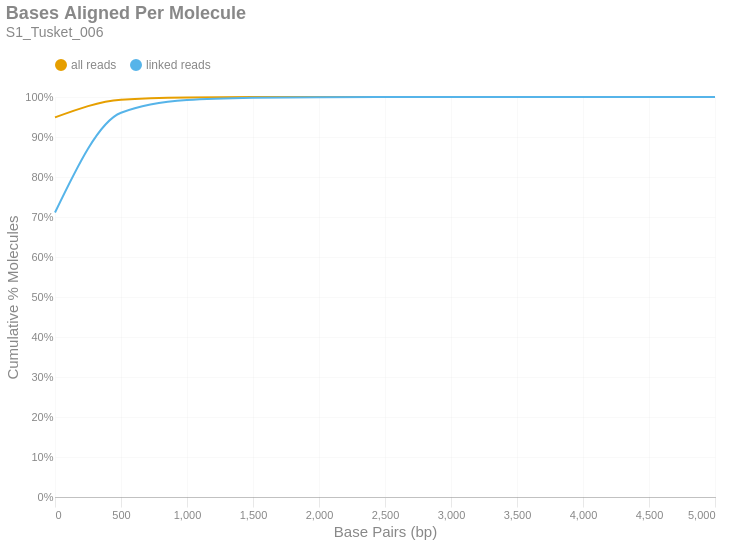

Source (notebook cell):
### Markdown cell above
### Bases Aligned Per Molecule
This is a cumulative frequency distribution showing the number of base pairs aligned per unique molecule. These data are shown in 500 bp bins. There are two distributions: one with `all reads` (yellow) and another with only `linked reads` (blue). The percent of molecules in the `linked reads` distribution is relative to the total number of linked molecules.

### Code cell
if SKIPLR:
    print_html(f"Skipped")
else:
    binned_df = consolidated_hist(valids['aligned_bp'], mask, 500, True)
    with SafeRender(binned_df):
        (
            density_plot(binned_df, 'Bases Aligned Per Molecule', samplename, 'basesper')
            .encode(
                x=alt.X('bin:Q', title="Base Pairs (bp)").axis(tickMinStep=500).scale(padding=0),
                y=alt.Y('value:Q', title='Cumulative % Molecules')
                    .axis(format='%')
                    .scale(domain = [0,1])
                    .stack(False),
                color=alt.Color("key:N").scale(domain = ["all reads", "linked reads"]),
                tooltip = [
                    alt.Tooltip("key:N", title = "Data Type"),
                    alt.Tooltip("range_label:N", title="Bases Aligned Per Molecule"),
                    alt.Tooltip("value:Q", format = ".2%", title="% Molecules (Cum.)")
                ]
            )
        ).display()

### Figure 1 — Vega-Lite specification as saved in the notebook (floating-point values rounded to 4 significant figures)
{"width": "container", "height": 400, "config": {"title": {"anchor": "start", "dy": -15, "fontSize": 18, "color": "#888888", "subtitleColor": "#888888", "subtitleFontSize": 14}, "arc": {"fill": "#0072B2"}, "axis": {"domainColor": "#888888", "domainWidth": 0.5, "gridWidth": 0.2, "grid": false, "titleFontWeight": 400, "titleFontSize": 15, "labelFontSize": 11, "labelColor": "#888888", "tickColor": "#888888", "tickWidth": 0.2, "titleColor": "#888888"}, "axisBand": {"grid": false}, "axisX": {"grid": true, "tickSize": 10, "domainCap": "round"}, "axisY": {"domain": false, "grid": true, "tickSize": 0, "domainCap": "round"}, "background": "transparent", "header": {"labelFontSize": 15, "labelColor": "#888888", "titleFontSize": 15, "titleFontWeight": 600, "titleColor": "#888888"}, "legend": {"labelFont": "sans-serif", "labelFontSize": 12, "labelColor": "#888888", "symbolSize": 100, "symbolType": "circle", "titleFontSize": 12, "titlePadding": 10, "titleColor": "#888888", "title": null, "orient": "top"}, "range": {"category": ["#E69F00", "#56B4E9", "#009E73", "#F0E442", "#0072B2", "#D55E00", "#CC79A7", "#000000"], "diverging": ["#cfe8f3", "#a2d4ec", "#73bfe2", "#46abdb", "#1696d2", "#12719e"]}, "area": {"fill": "#0072B2", "fillOpacity": 0.7, "line": true, "strokeOpacity": 0.7}, "line": {"color": "#0072B2", "stroke": "#0072B2", "strokeWidth": 2}, "trail": {"color": "#0072B2", "stroke": "#0072B2", "strokeWidth": 0, "size": 1}, "point": {"filled": true, "fillOpacity": 1.0, "size": 95}, "text": {"color": "#888888", "fontSize": 11, "align": "right", "fontWeight": 400, "size": 11}, "bar": {"fill": "#0072B2", "stroke": null}, "view": {"stroke": null, "continuousWidth": 660, "continuousHeight": 400}}, "data": {"name": "data-3ead86bae1549e180cf82661584f656d"}, "mark": {"type": "line", "interpolate": "monotone", "point": {"opacity": 0, "size": 275}}, "encoding": {"color": {"field": "key", "scale": {"domain": ["all reads", "linked reads"]}, "type": "nominal"}, "tooltip": [{"field": "key", "title": "Data Type", "type": "nominal"}, {"field": "range_label", "title": "Bases Aligned Per Molecule", "type": "nominal"}, {"field": "value", "format": ".2%", "title": "% Molecules (Cum.)", "type": "quantitative"}], "x": {"axis": {"tickMinStep": 500}, "field": "bin", "scale": {"padding": 0}, "title": "Base Pairs (bp)", "type": "quantitative"}, "y": {"axis": {"format": "%"}, "field": "value", "scale": {"domain": [0, 1]}, "stack": false, "title": "Cumulative % Molecules", "type": "quantitative"}}, "params": [{"name": "param_c36ac31b6afebe62", "select": {"type": "point", "fields": ["key"]}, "bind": "legend"}], "title": {"text": "Bases Aligned Per Molecule", "subtitle": "S1_Tusket_006"}, "transform": [{"fold": ["all reads (cumsum)", "linked reads (cumsum)"]}, {"calculate": "replace(datum.key, ' (cumsum)', '')", "as": "key"}, {"filter": {"param": "param_c36ac31b6afebe62"}}], "usermeta": {"embedOptions": {"downloadFileName": "S1_Tusket_006.basesper"}}, "$schema": "https://vega.github.io/schema/vega-lite/v6.1.0.json", "datasets": {"data-3ead86bae1549e180cf82661584f656d": [{"bin": "0.0", "interval": "0.0-500.0", "all reads": 0.9489, "linked reads": 0.7112, "all reads (cumsum)": 0.9489, "linked reads (cumsum)": 0.7112, "range_label": "0-499"}, {"bin": "500.0", "interval": "500.0-1000.0", "all reads": 0.04419, "linked reads": 0.2495, "all reads (cumsum)": 0.9931, "linked reads (cumsum)": 0.9607, "range_label": "500-999"}, {"bin": "1000.0", "interval": "1000.0-1500.0", "all reads": 0.005576, "linked reads": 0.03187, "all reads (cumsum)": 0.9987, "linked reads (cumsum)": 0.9925, "range_label": "1000-1499"}, {"bin": "1500.0", "interval": "1500.0-2000.0", "all reads": 0.001002, "linked reads": 0.005752, "all reads (cumsum)": 0.9997, "linked reads (cumsum)": 0.9983, "range_label": "1500-1999"}, {"bin": "2000.0", "interval": "2000.0-2500.0", "all reads": 0.0002256, "linked reads": 0.001296, "all reads (cumsum)": 0.9999, "linked reads (cumsum)": 0.9996, "range_label": "2000-2499"}, {"bin": "2500.0", "interval": "2500.0-3000.0", "all reads": 5.246e-05, "linked reads": 0.0003014, "all reads (cumsum)": 1.0, "linked reads (cumsum)": 0.9999, "range_label": "2500-2999"}, {"bin": "3000.0", "interval": "3000.0-3500.0", "all reads": 1.536e-05, "linked reads": 8.827e-05, "all reads (cumsum)": 1.0, "linked reads (cumsum)": 1.0, "range_label": "3000-3499"}, {"bin": "3500.0", "interval": "3500.0-4000.0", "all reads": 5.121e-06, "linked reads": 2.942e-05, "all reads (cumsum)": 1.0, "linked reads (cumsum)": 1.0, "range_label": "3500-3999"}, {"bin": "4000.0", "interval": "4000.0-4500.0", "all reads": 1.252e-06, "linked reads": 7.192e-06, "all reads (cumsum)": 1.0, "linked reads (cumsum)": 1.0, "range_label": "4000-4499"}, {"bin": "4500.0", "interval": "4500.0-5000.0", "all reads": 3.414e-07, "linked reads": 1.961e-06, "all reads (cumsum)": 1.0, "linked reads (cumsum)": 1.0, "range_label": "4500-4999"}, {"bin": "5000.0", "interval": "5000.0-5500.0", "all reads": 1.138e-07, "linked reads": 6.538e-07, "all reads (cumsum)": 1.0, "linked reads (cumsum)": 1.0, "range_label": "5000-5499"}]}}
